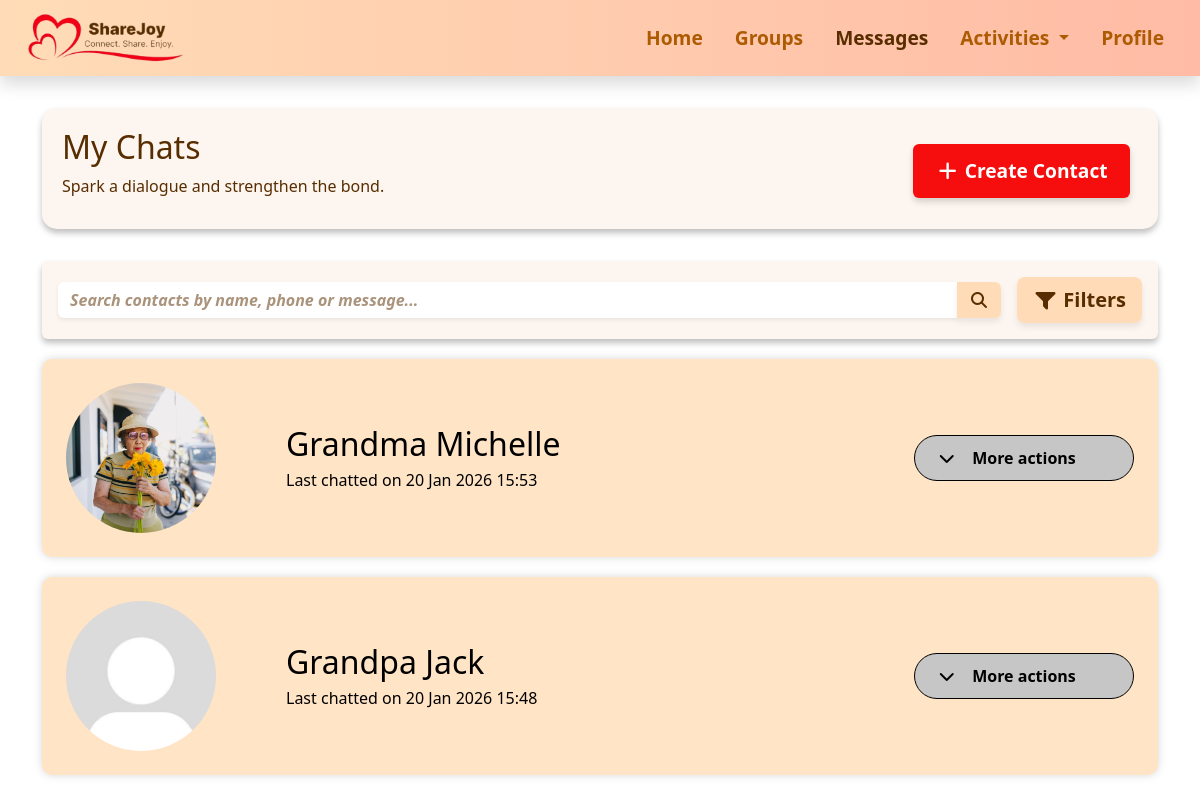
The page /messages on the database its author committed.
### messages.py (models this page shows)
class Contact(db.Model):
    __tablename__ = 'contact'
    id = db.Column(db.Integer, primary_key=True)
    name = db.Column(db.String(100), nullable=False)
    phone = db.Column(db.String(20))
    short_desc = db.Column(db.String(120))
    image_url = db.Column(db.String(200))
    messages = db.relationship("Message", backref="contact", lazy=True)
    chat_group = db.Column(db.String(50))       # e.g. Family, Friends, Work
    message_status = db.Column(db.String(20))   # e.g. Unread, Read, Archived

### app.py (the view, shortened to what this page needs)
@app.route("/messages")
def messages():
    search = request.args.get("search", "")
    filter_type = request.args.get("filter_type", "name")  # NEW: default to name
    chat_filter = request.args.get("chat")
    status_filter = request.args.get("status")
    query = Contact.query
    if chat_filter:
        query = query.filter(Contact.chat_group == chat_filter)
    if status_filter:
        query = query.filter(Contact.message_status == status_filter)
    contacts = query.all()
    for c in contacts:
        last_msg = (
            Message.query.filter_by(contact_id=c.id)
            .order_by(Message.timestamp.desc())
            .first()
        )
        c.last_chat = last_msg.timestamp if last_msg else None
    return render_template("messages.html", contacts=contacts, title="Messages")

### app.py (called while the page is built)
@app.template_filter("sgtime")
def sgtime(dt):
    if not dt:
        return ""
    if dt.tzinfo is None:
        dt = dt.replace(tzinfo=pytz.utc)
    sg_tz = pytz.timezone("Asia/Singapore")
    return dt.astimezone(sg_tz).strftime("%d %b %Y %H:%M")

### templates/messages.html (shortened to what this page needs)
{% extends "base.html" %}
{% block extra_css %}
<link rel="stylesheet" href="{{ url_for('static', filename='css/messages.css') }}">
{% endblock %}
{% block content %}
<div class="section-box d-flex flex-column flex-md-row justify-content-between align-items-start align-items-md-center">
  <div>
    <h1>My Chats</h1>
    <p>Spark a dialogue and strengthen the bond.</p>
  </div>
  <a href="{{ url_for('create_contact') }}" class="btn btn-danger cta-btn mt-2 mt-md-0 me-0 me-md-2 fw-semibold">
    <i class="fa-solid fa-plus"></i> Create Contact
  </a>
</div>
<div class="p-3 mb-3 rounded shadow-sm box1">
  <div class="d-flex flex-column flex-md-row align-items-start align-items-md-center gap-2">
    <form method="get" class="flex-grow-1 mb-2 mb-md-0 box2 rounded" id="search-form">
      <div class="input-group">
        <input type="text" name="search" class="form-control shadow-sm searchbar"
          placeholder="Search contacts by name, phone or message..." value="{{ request.args.get('search', '') }}">
        <button class="btn search-btn" type="submit">
          <i class="fa-solid fa-magnifying-glass"></i>
        </button>
      </div>
    </form>
    <button id="toggle-filters" class="btn btn-lg fw-semibold mt-2 mt-md-0 ms-md-2">
      <i class="fa-solid fa-filter"></i> Filters
    </button>
  </div>
</div>
{% for contact in contacts %}
<div class="contact-box p-4" onclick="window.location.href='{{ url_for('textchat', contact_id=contact.id) }}'">
  <div class="d-flex align-items-center justify-content-between w-100">
    <div class="d-flex align-items-center">
      <img src="{{ url_for('static', filename=contact.image_url or 'images/default_pfp.jpg') }}"
           alt="Profile Image" class="circle-image">
      <div>
        <h1 class="mb-1 me-5">{{ contact.name }}</h1>
        <p class="mb-0">
          {% if contact.last_chat %}
            Last chatted on {{ contact.last_chat|sgtime }}
          {% else %}
            No chats yet
          {% endif %}
        </p>
      </div>
    </div>
    <div class="dropdown-wrapper position-relative" onclick="event.stopPropagation()">
      <button class="more-actions-toggle d-flex align-items-center justify-content-center"
              onclick="toggleDropdown(this)">
        <i class="fa-solid fa-chevron-down chevron-icon"></i>
        <span class="fs-6">More actions</span>
      </button>
    </div>
  </div>
</div>
{% endfor %}
{% endblock %}

### static/css/base.css (style rules this page uses)
.section-box { width: 100%; min-height: 100px; color: #582D00; background-color: #FDF6F0; box-shadow: 0 4px 6px rgba(0, 0, 0, 0.256); padding-top: 20px; padding-bottom: 15px; padding-left: 20px; padding-right: 20px; margin: 2rem auto; border-radius: 15px; }
h1 { font-size: 2rem; }
body { color: #582D00; }
.form-control, .form-select { background-color: #FDFAF7; border: none; box-shadow: 0 4px 6px rgba(0, 0, 0, 0.08); }
.form-control::placeholder, .form-select::placeholder, .form-select option[value=""], .form-control.is-placeholder[type="date"], .form-control.is-placeholder[type="time"], .form-select:has(option[value=""]:checked) { font-style: italic; color: #AA937B; }
input, textarea { color: #582D00 !important; }
#toggle-filters { background-color: #FFDCB7; color: #582D00; border: none; box-shadow: 0 4px 6px rgba(0, 0, 0, 0.08); }
input::placeholder { font-style: italic; color: #582D00; }
.search-btn { background-color: #FFDCB7; color: #582D00; border: none; box-shadow: 0 4px 6px rgba(0, 0, 0, 0.08); font-weight: 600; }
.searchbar { background-color: transparent !important; border: none !important; }
.box2 { background-color: #FFFFFF; color: #582D00; }
.box1 { background-color: #FDF6F0; color: #582D00; }
.btn-danger { background: #F60D0D; border: none; box-shadow: 0 4px 6px rgba(0, 0, 0, 0.158); }
.cta-btn { font-size: 1.2rem; padding: 0.8rem 1.4rem; }

### static/css/messages.css (style rules this page uses)
.contact-box { width: 100%; min-height: 150px; color: black; background-color: #FFEBD6; box-shadow: 0 0px 8px rgba(0, 0, 0, 0.6); border-radius: 10px; margin: 20px auto; display: flex; flex-direction: column; justify-content: center; align-items: flex-start; }
#toggle-filters { background-color: #FFDCB7; color: #582D00; border: none; box-shadow: 0 4px 6px rgba(0, 0, 0, 0.08); }
input::placeholder { font-style: italic; font-weight: 600; color: #582D00; }
.searchbar { background-color: transparent !important; border: none !important; }
.search-btn { background-color: #FFDCB7; color: #582D00; border: none; box-shadow: 0 4px 6px rgba(0, 0, 0, 0.08); font-weight: 600; }
.box1 { background-color: #FDF6F0; color: #000000; box-shadow: 0 4px 6px rgba(0, 0, 0, 0.256) !important; ; }
.box2 { background-color: #FFFFFF; color: #582D00; }
.btn-danger { background: #F60D0D; border: none; box-shadow: 0 4px 6px rgba(0, 0, 0, 0.158); }
.contact-box { width: 100%; min-height: 150px; color: black; background-color: #ffe4c6; box-shadow: 0 0px 8px rgba(122, 122, 122, 0.3); border-radius: 10px; margin: 20px auto; display: flex; flex-direction: column; justify-content: center; align-items: flex-start; width: 100%; min-height: 150px; color: black; background-color: #ffe4c6; box-shadow: 0 0px 8px rgba(122, 122, 122, 0.3); border-radius: 10px; margin: 20px auto; display: flex; flex-direction: column; justify-content: center; align-items: flex-start; }
.circle-image { width: 150px; height: 150px; border-radius: 50%; object-fit: cover; margin-right: 70px; }
.more-actions-toggle { width: 220px; padding: 10px 16px; border-radius: 25px; background-color: #c6c6c6; border: 1px solid black; font-weight: bold; position: relative; }
.chevron-icon { position: absolute; left: 10%; top: 50%; transform: translateY(-50%); transition: transform 0.3s ease; }

### rows shown on the page
Contact: image_url (picture), name "Grandma Michelle", last_chat|sgtime "20 Jan 2026 15:53"
Contact: shows a picture, name "Grandpa Jack", last_chat|sgtime "20 Jan 2026 15:48"
